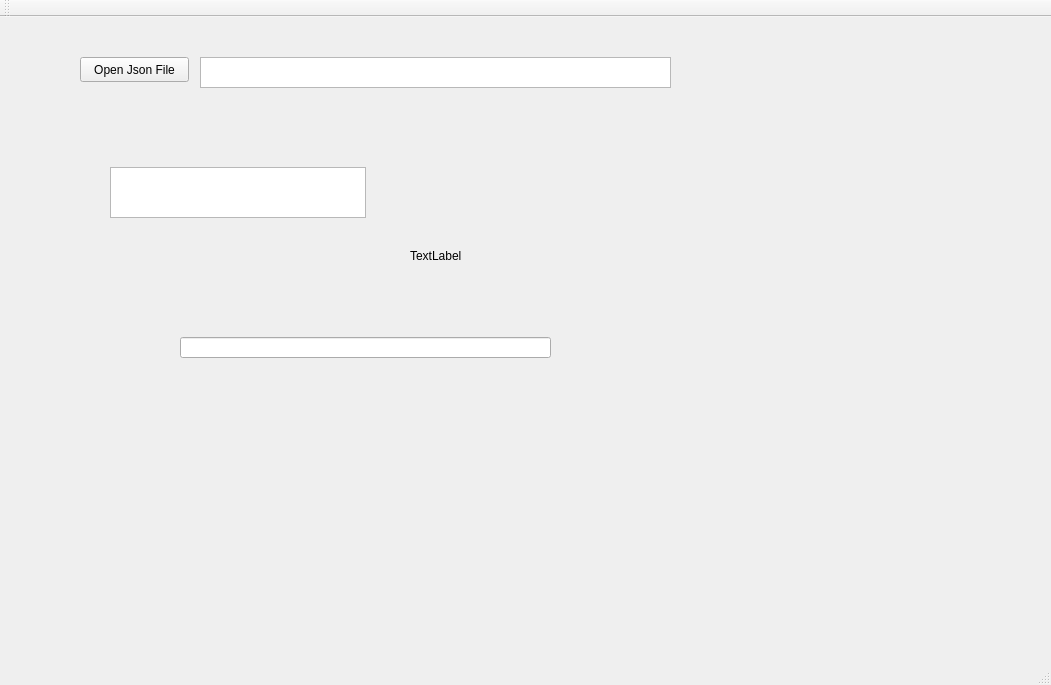
<?xml version="1.0" encoding="UTF-8"?>
<ui version="4.0">
 <class>MainWindow</class>
 <widget class="QMainWindow" name="MainWindow">
  <property name="geometry">
   <rect>
    <x>0</x>
    <y>0</y>
    <width>1051</width>
    <height>685</height>
   </rect>
  </property>
  <property name="windowTitle">
   <string>MainWindow</string>
  </property>
  <widget class="QWidget" name="centralWidget">
   <widget class="QPushButton" name="pushButton_OpenJsonFile">
    <property name="geometry">
     <rect>
      <x>80</x>
      <y>40</y>
      <width>109</width>
      <height>25</height>
     </rect>
    </property>
    <property name="autoFillBackground">
     <bool>false</bool>
    </property>
    <property name="text">
     <string>Open Json File</string>
    </property>
    <property name="checkable">
     <bool>false</bool>
    </property>
   </widget>
   <widget class="QLineEdit" name="lineEdit">
    <property name="geometry">
     <rect>
      <x>180</x>
      <y>320</y>
      <width>371</width>
      <height>21</height>
     </rect>
    </property>
   </widget>
   <widget class="QListView" name="listView">
    <property name="geometry">
     <rect>
      <x>110</x>
      <y>150</y>
      <width>256</width>
      <height>51</height>
     </rect>
    </property>
   </widget>
   <widget class="QTextBrowser" name="textBrowser">
    <property name="geometry">
     <rect>
      <x>200</x>
      <y>40</y>
      <width>471</width>
      <height>31</height>
     </rect>
    </property>
   </widget>
   <widget class="QLabel" name="label">
    <property name="geometry">
     <rect>
      <x>410</x>
      <y>230</y>
      <width>67</width>
      <height>17</height>
     </rect>
    </property>
    <property name="text">
     <string>TextLabel</string>
    </property>
   </widget>
  </widget>
  <widget class="QMenuBar" name="menuBar">
   <property name="geometry">
    <rect>
     <x>0</x>
     <y>0</y>
     <width>1051</width>
     <height>22</height>
    </rect>
   </property>
  </widget>
  <widget class="QToolBar" name="mainToolBar">
   <attribute name="toolBarArea">
    <enum>TopToolBarArea</enum>
   </attribute>
   <attribute name="toolBarBreak">
    <bool>false</bool>
   </attribute>
  </widget>
  <widget class="QStatusBar" name="statusBar"/>
 </widget>
 <layoutdefault spacing="6" margin="11"/>
 <resources/>
 <connections/>
</ui>
